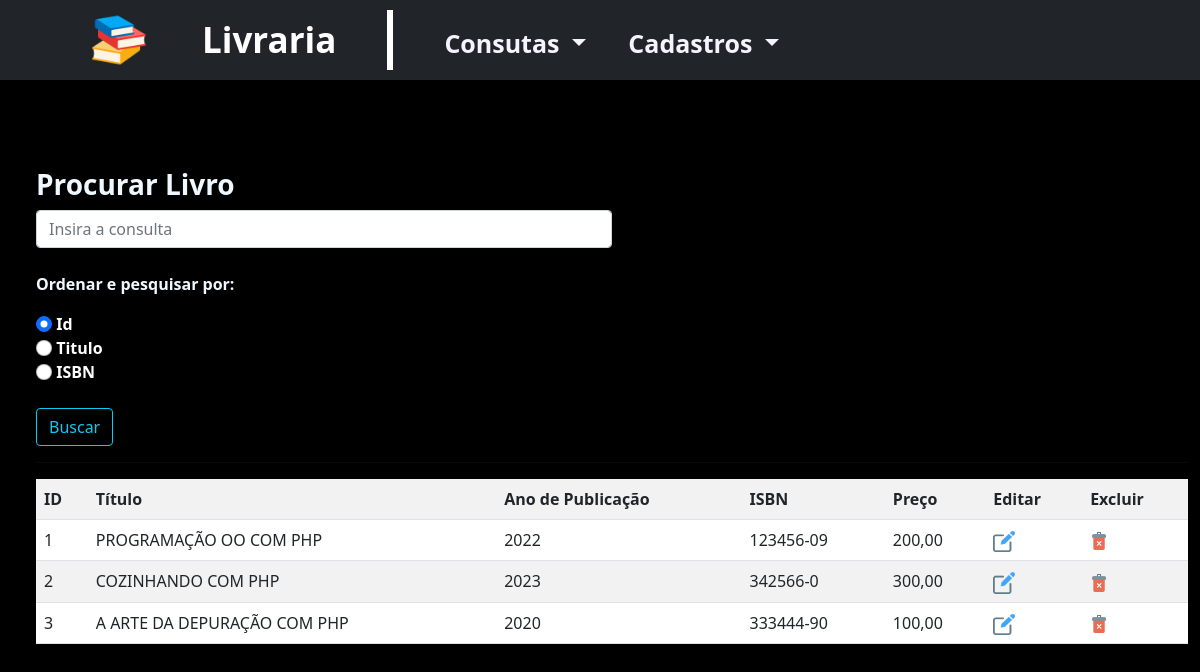
/indexLivro.php, run on the app's committed database.
### tables this page shows
CREATE TABLE Livro (
l_idLivro INT PRIMARY KEY NOT NULL AUTO_INCREMENT,
l_titulo VARCHAR(250),
l_ano_publicacao INT,
l_isdn VARCHAR(45),
l_preco DECIMAL(16,2));

### indexLivro.php (the view, shortened to what this page needs)
<!DOCTYPE html>
<?php
    $procurar = isset($_POST["procurar"]) ? $_POST["procurar"] : "";
    $busca = isset($_POST['busca']) ? $_POST['busca'] : 1;
?>
<html lang="pt-br">
<head>
    <link rel="stylesheet" href="css/estilos.css">
    <link href="https://cdn.jsdelivr.net/npm/bootstrap@5.1.3/dist/css/bootstrap.min.css" rel="stylesheet">
</head>
<body class="bg-black">
    <?php
        include_once "index.php";
    ?>
    <div class="margin-top">
        <div class="container-fluid">
            <form method="post">
                <div class="form-group col-6">
                    <h3 style="font-weight: bold">Procurar Livro</h3>
                        <input type="text" name="procurar" class="form-control" size="50"
                        placeholder="Insira a consulta" value="<?php echo $procurar;?>">
                    <br>
                    <div class="text-white">
                    <p>Ordenar e pesquisar por:</p>
                        <input type="radio" name="busca" value="1" class="form-check-input" <?php if ($busca == "1") echo "checked" ?>> <b>Id</b><br>
                        <input type="radio" name="busca" value="2" class="form-check-input" <?php if ($busca == "2") echo "checked" ?>> <b>Titulo</b><br>
                        <input type="radio" name="busca" value="3" class="form-check-input" <?php if ($busca == "3") echo "checked" ?>> <b>ISBN</b><br>
                    <br>
                    </div>
                        <button type="submit" name="acao" id="acao" class="btn btn-outline-info">Buscar</button>
                </div>
                <hr>
            </form>
            <table class="table table-striped" style="background-color: #FFF;">
            <tr><td><b>ID</b></td>
                <td><b>Título</b></td>
                <td><b>Ano de Publicação</b></td>
                <td><b>ISBN</b></td>
                <td><b>Preço</b></td>
                <td><b>Editar</b></td>
                <td><b>Excluir</b></td>
            </tr>
        <?php
            $pdo = Conexao::getInstance();
            if($busca == 1){
                $consulta = $pdo->query("SELECT * FROM Livro
                                        WHERE l_idLivro LIKE '$procurar%'
                                        ORDER BY l_idLivro");}
            while ($linha = $consulta->fetch(PDO::FETCH_ASSOC)) {
        ?>
        <tr><td><?php echo $linha['l_idLivro'];?></td>
            <td><?php echo $linha['l_titulo'];?></td>
            <td><?php echo $linha['l_ano_publicacao'];?></td>
            <td><?php echo $linha['l_isdn'];?></td>
            <td><?php echo number_format ($linha['l_preco'], 2, ',', '.');?></td>
            <td><a href='cadLivro.php?acao=editar&l_idLivro=<?php echo $linha['l_idLivro'];?>'> <img src="img/edit.png" style="width: 1.8vw;"></a></td>
            <td><?php echo " <a href=javascript:excluir('acaoLivro.php?acao=excluir&l_idLivro={$linha['l_idLivro']}')>";?><img src="img/delete.png" style="width: 1.5vw;"></a></td>
        </tr>
        <?php } ?>
            </table>
        </div>
    </div>
</body>
</html>

### css/estilos.css (style rules this page uses)
h3 { color: aliceblue; }
.margin-top { margin-top: 11vh; padding-left: 3vh; }
p { color: aliceblue; font-weight: bold; }

### data on the page
livro: l_idLivro "1", l_titulo "PROGRAMAÇÃO OO COM PHP", l_ano_publicacao "2022", l_isdn "123456-09", l_preco "200,00"
livro: l_idLivro "2", l_titulo "COZINHANDO COM PHP", l_ano_publicacao "2023", l_isdn "342566-0", l_preco "300,00"
livro: l_idLivro "3", l_titulo "A ARTE DA DEPURAÇÃO COM PHP", l_ano_publicacao "2020", l_isdn "333444-90", l_preco "100,00"
